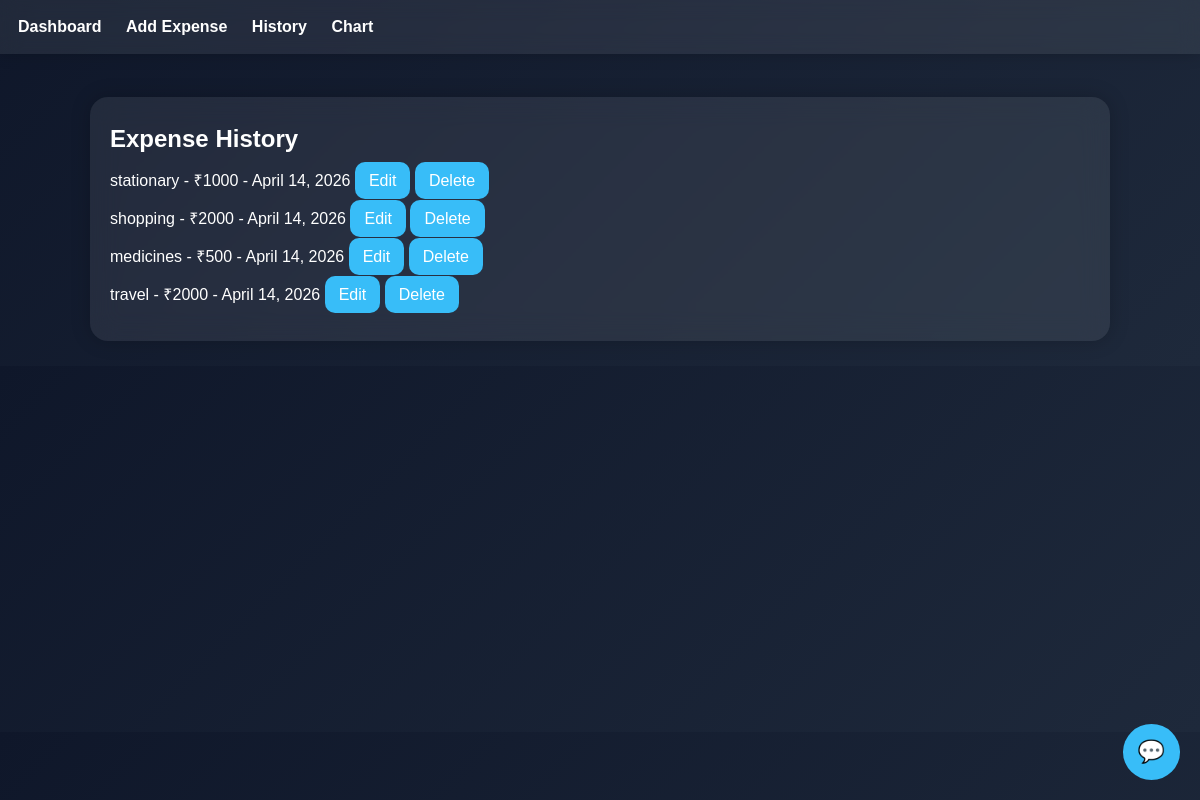
The page /history/ (signed in) on the database as committed earlier.
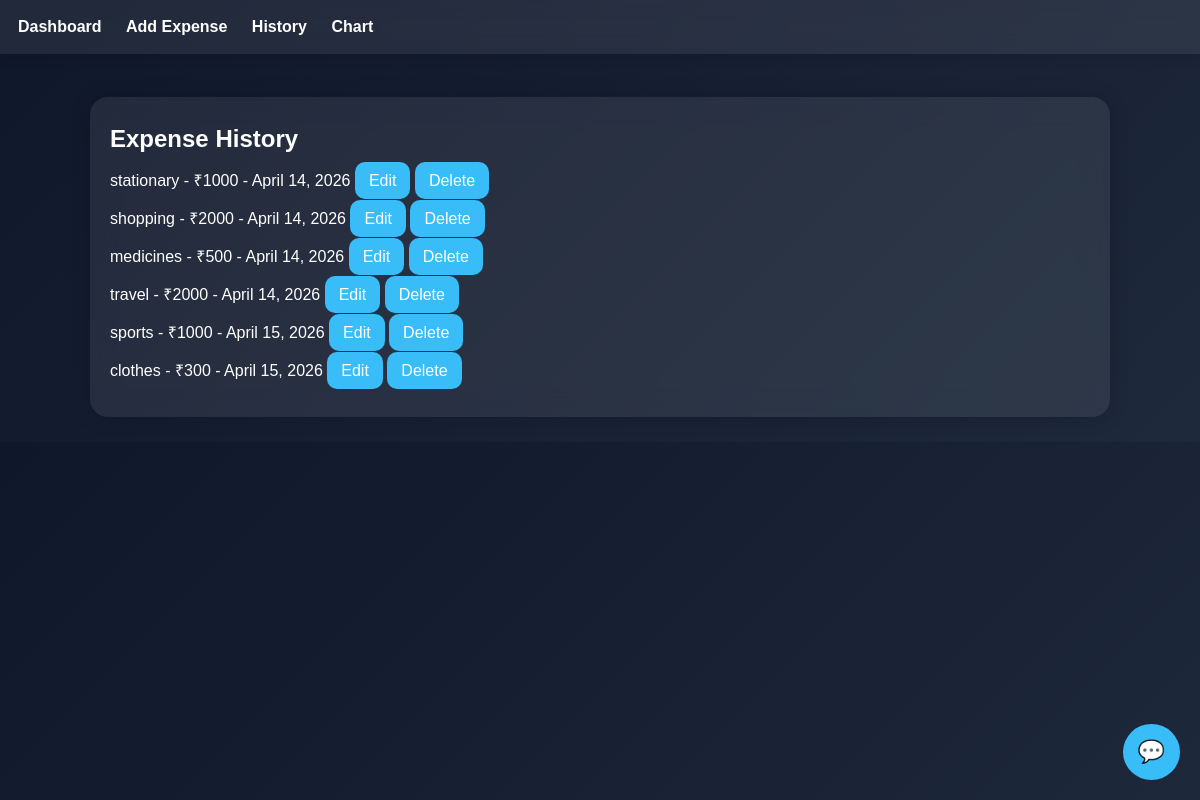
The same page on the database as committed later.
### expenses/models.py (models this page shows, shortened)
class Expense(models.Model):
    category = models.CharField(max_length=100)
    amount = models.IntegerField()
    date = models.DateField()

### expenses/views.py (the view)
# urls.py: path('history/', history),
@login_required(login_url='/login/')
def history(request):
    data = Expense.objects.all()
    return render(request, 'history.html', {'data': data})

### templates/history.html
{% extends 'base.html' %}
{% block content %}
<div class="card">
<h2>Expense History</h2>
{% for x in data %}
<p>
{{ x.category }} - ₹{{ x.amount }} - {{ x.date }}
<a href="/edit/{{ x.id }}/" class="btn">Edit</a>
<a href="/delete/{{ x.id }}/" class="btn">Delete</a>
</p>
{% endfor %}
</div>
{% endblock %}

### templates/base.html (shortened to what this page needs)
<!DOCTYPE html>
<html>
<head>
</head>
<body>
<nav>
<a href="/">Dashboard</a>
<a href="/add/">Add Expense</a>
<a href="/history/">History</a>
<a href="/chart/">Chart</a>
</nav>
<div class="container">
{% block content %}
{% endblock %}
</div>
<div id="mimiBtn" onclick="toggleMimi()">💬</div>
</body>
</html>

### templates/base.html (style rules this page uses)
body { margin:0; padding:0; font-family:Arial; background:linear-gradient(135deg,#0f172a,#1e293b); color:white; }
nav { background:rgba(255,255,255,0.08); padding:18px; backdrop-filter:blur(10px); box-shadow:0 0 15px rgba(0,0,0,0.2); }
nav a { color:white; text-decoration:none; margin-right:20px; font-weight:bold; transition:0.3s; }
.container { width:85%; margin:auto; padding:25px; }
.card { background:rgba(255,255,255,0.08); padding:20px; margin-top:18px; border-radius:18px; backdrop-filter:blur(14px); box-shadow:0 0 20px rgba(0,0,0,0.2); transition:0.3s; }
.btn { background:#38bdf8; color:white; padding:10px 14px; border:none; border-radius:10px; text-decoration:none; cursor:pointer; }
h1,h2 { margin:8px 0; }
#mimiBtn { position:fixed; bottom:20px; right:20px; background:#38bdf8; color:white; padding:15px; border-radius:50%; cursor:pointer; font-size:22px; z-index:1000; }

Rows that differ between the two databases and show on the page:
added Expense: category "sports", amount "1000", date "April 15, 2026"
added Expense: category "clothes", amount "300", date "April 15, 2026"
